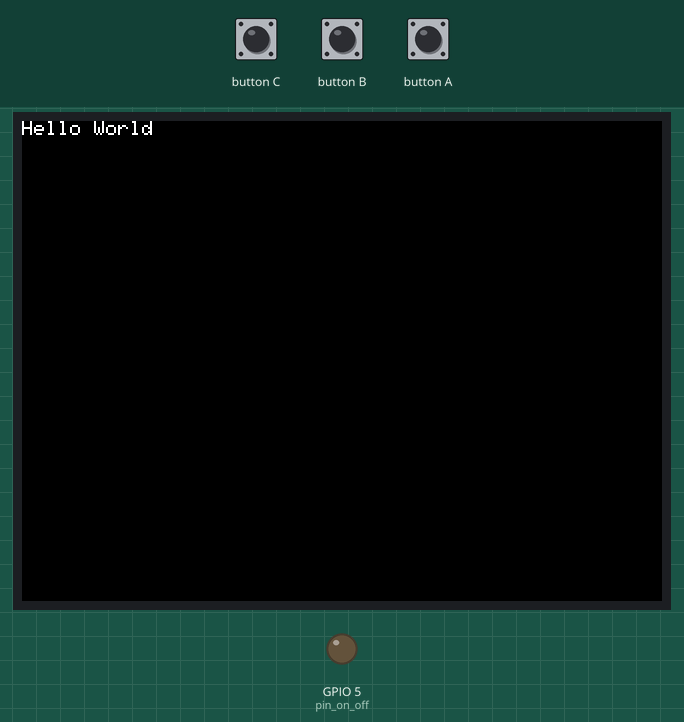
Simulated run of this program. Board: ESP32. Parts: 320×240 colour display, output pins drawn as LEDs (lit = HIGH). Inputs (shaded band) come from the test bench.

Above: at 1.3 s.
1.4 s: button A pressed for 0.15 s
At 2.3 s:
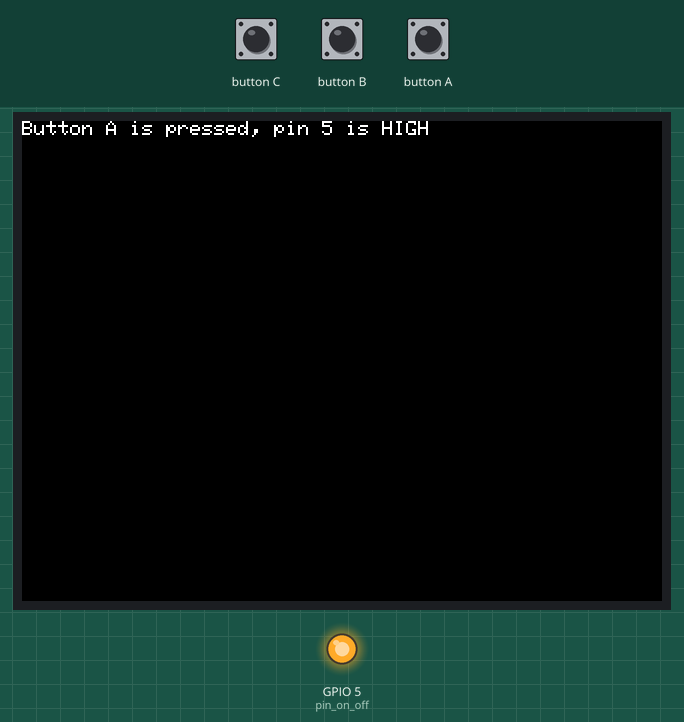
3.0 s: button B pressed for 0.15 s
At 3.6 s:
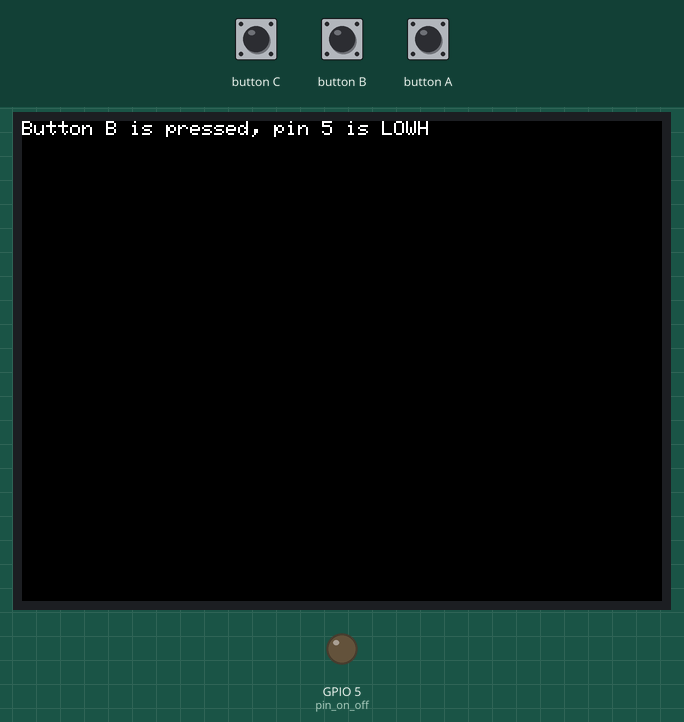
4.6 s: button A pressed for 1 s
At 6.0 s:
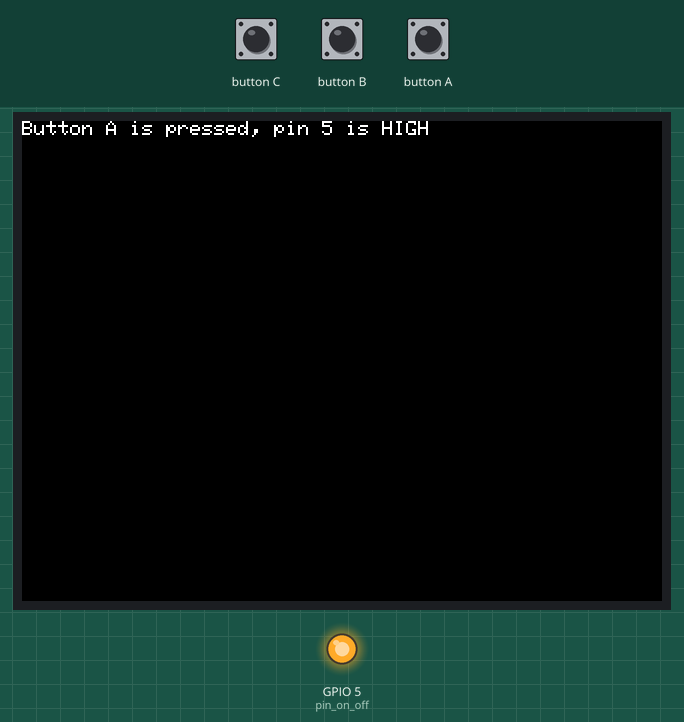
7.1 s: button B pressed for 1 s
At 7.9 s:
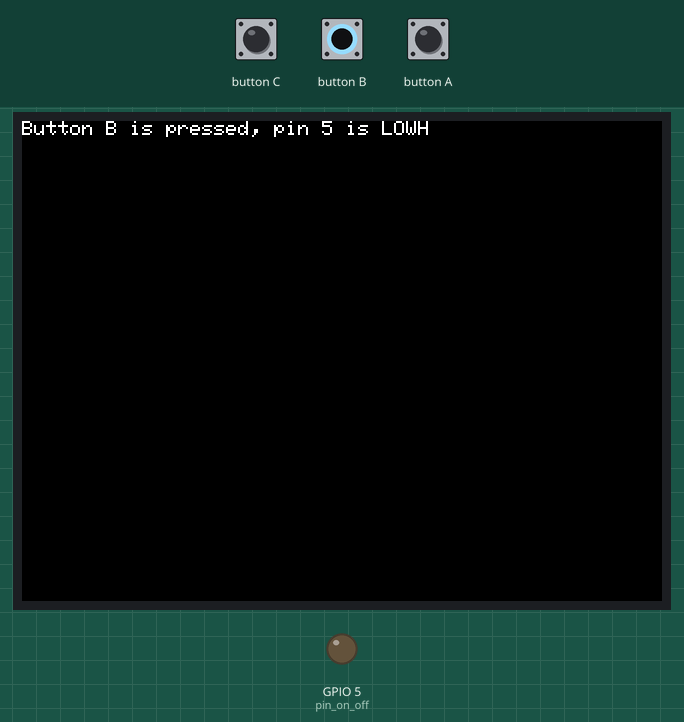
9.6 s: button A pressed for 3.2 s
At 11.0 s:
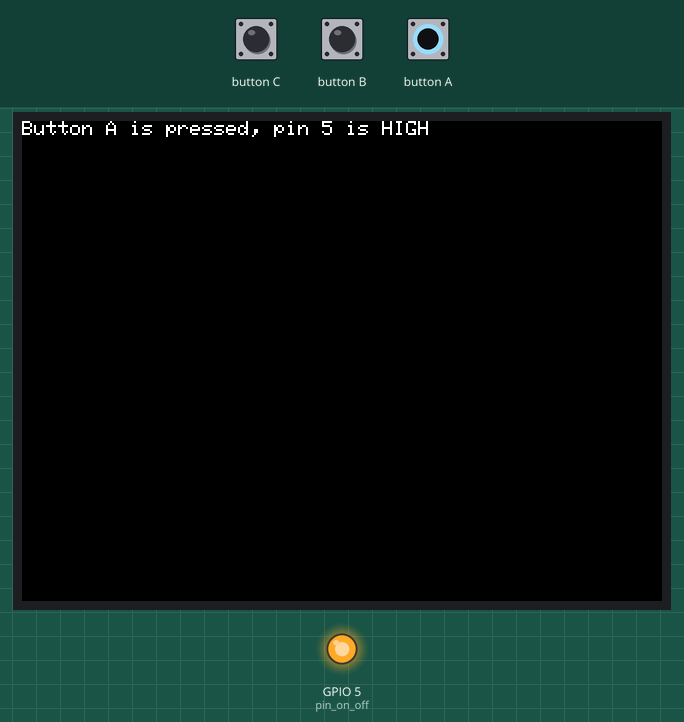
14.3 s: button B pressed for 3.2 s
At 14.6 s:
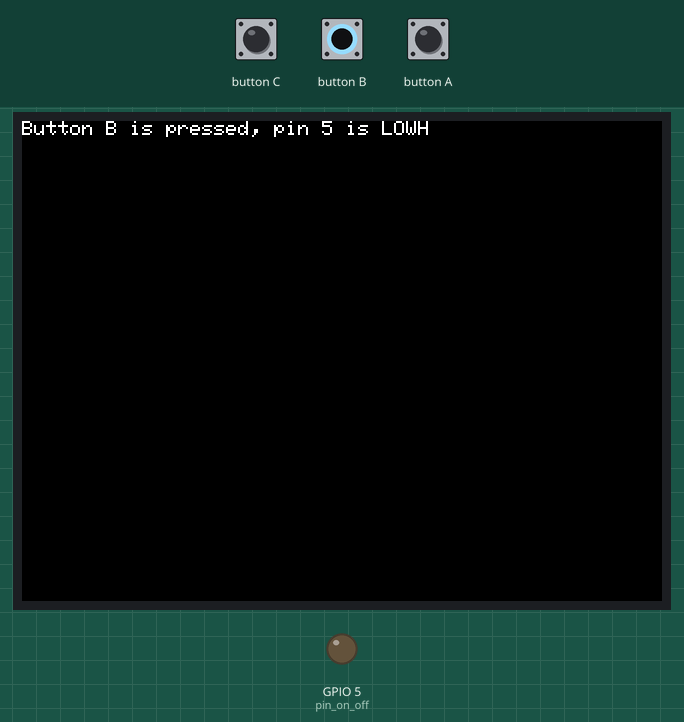
Timing chart, 0 to 17.3 s (numbered marks = the images above; inputs shaded):
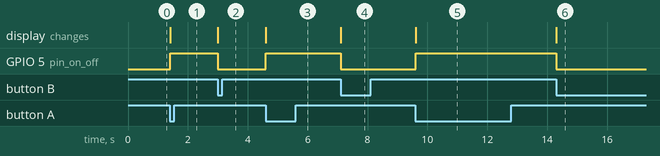

Measured:
- after the input at 1.4 s, GPIO 5 (pin_on_off): LOW → HIGH at once; the display: changes at once (image 1)
- after the input at 3.0 s, GPIO 5 (pin_on_off): HIGH → LOW at once; the display: changes at once (image 2)
- after the input at 4.6 s, GPIO 5 (pin_on_off): LOW → HIGH at once; the display: changes at once (image 3)
- after the input at 7.1 s, GPIO 5 (pin_on_off): HIGH → LOW at once; the display: changes at once (image 4)
- after the input at 9.6 s, GPIO 5 (pin_on_off): LOW → HIGH at once; the display: changes at once (image 5)
- after the input at 14.3 s, GPIO 5 (pin_on_off): HIGH → LOW at once; the display: changes at once (image 6)

The program:

main.cpp
```cpp
#include <Arduino.h>
#include <M5Stack.h>

uint8_t pin_on_off = 5;

void setup() {
  M5.begin();
  M5.Power.begin();

  M5.Lcd.print("Hello World");

  pinMode(pin_on_off, OUTPUT);
  digitalWrite(pin_on_off, LOW);
}

void loop() {
  M5.update();
  M5.Lcd.setCursor(0, 0);
  if (M5.BtnA.isPressed()) {
    M5.Lcd.print("Button A is pressed, pin 5 is HIGH");
    digitalWrite(pin_on_off, HIGH);
  }
  if (M5.BtnB.isPressed()) {
    M5.Lcd.print("Button B is pressed, pin 5 is LOW");
    digitalWrite(pin_on_off, LOW);
  }
  delay(1);
}
```
